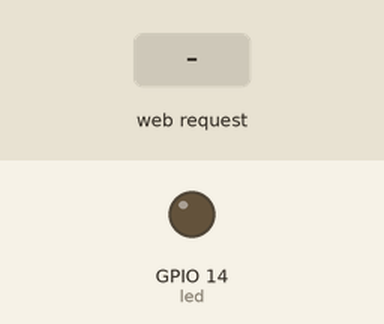
Simulated run of this sketch. Board: ESP8266 (NodeMCU). Shown: output pins drawn as LEDs (lit = HIGH). Inputs (shaded band) come from the test bench. WiFi joins after 1.5 s; servers stay silent unless stated; what the sketch prints to the serial monitor is not drawn.

Above: at 2.7 s.
2.8 s: HTTP request GET / received
At 3.9 s:
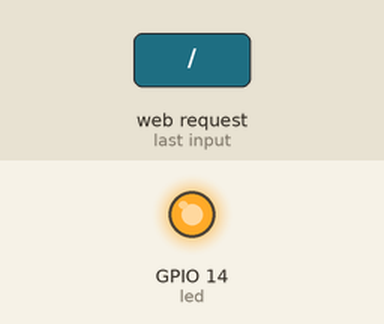
4.3 s: HTTP request GET /inline received
At 5.1 s:
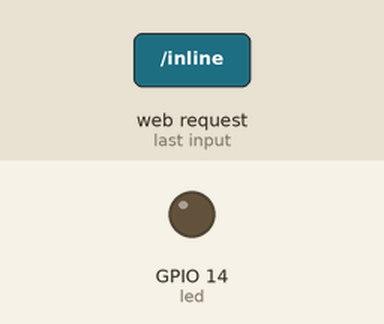
Timing chart, 0 to 7.3 s (numbered marks = the images above; inputs shaded):
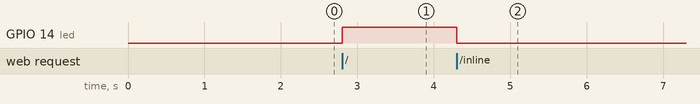

The sketch:

LED.ino
```cpp
/*
WIFI를 이용한 LED 제어
*/
#include <ESP8266WiFi.h>
#include <WiFiClient.h>
#include <ESP8266WebServer.h>

const char ssid[] = "";
const char pw[] = "";

ESP8266WebServer server(80);

const int led = 14;
String s, s_head;

void handleRoot();
void handleNotFound();
void setupWifi();

void setup()
{
    pinMode(led, OUTPUT);
    digitalWrite(led, LOW);
    Serial.begin(115200);

    setupWifi();

    // 스마트폰에 맟게 크기 조정, html에서 한글 출력하게 설정
    s_head = "<meta name='viewport' content='width=device-width, initial-scale=1.0'/>";
    // s=s+"<meta http-equiv='refresh' content='5'/>";
    s_head = s_head + "<meta http-equiv='Content-Type' content='text/html;charset=utf-8' />";

    server.on("/", handleRoot); // /이입력되면 handleRoot 함수 실행
    server.on("/inline", []()
              {
        digitalWrite(led, LOW);
        s = s_head+"<h1>꺼짐</h1><br>";
        server.send(200, "text/html", s); }); // 200 == 성공, text/html형식으로 s를 전달

    server.onNotFound(handleNotFound); //존재하지 않는 주소로 접속하였을 때 handleNotFound를 요청

    server.begin();
    Serial.println("HTTP server started");
}

void loop()
{
    server.handleClient();
}

void setupWifi()
{
    WiFi.mode(WIFI_STA);
    WiFi.begin(ssid, pw);
    Serial.println("");

    while (WiFi.status() != WL_CONNECTED)
    {
        delay(500);
        Serial.print(".");
    }

    Serial.println("\nConnected to ");
    Serial.println(ssid);
    Serial.print("IP address: ");
    Serial.println(WiFi.localIP());
}

void handleRoot()
{
    digitalWrite(led, HIGH);
    s = s_head + "<h1>켜짐</h1><br>";
    server.send(200, "text/html", s);
}
void handleNotFound()
{
    digitalWrite(led, 1);
    String message = "File Not Found\n\n";
    message += "URI: ";
    message += server.uri();
    message += "\nMethod: ";
    message += (server.method() == HTTP_GET) ? "GET" : "POST";
    message += "\nArguments: ";
    message += server.args();
    message += "\n";

    for (uint8_t i = 0; i < server.args(); i++)
    {
        message += " " + server.argName(i) + ": " + server.arg(i) + "\n";
    }

    server.send(404, "text/plain", message);
    digitalWrite(led, 0);
}
```

Measured:
- after the input at 2.8 s, GPIO 14 (led): LOW → HIGH at once
- after the input at 4.3 s, GPIO 14 (led): HIGH → LOW at once
